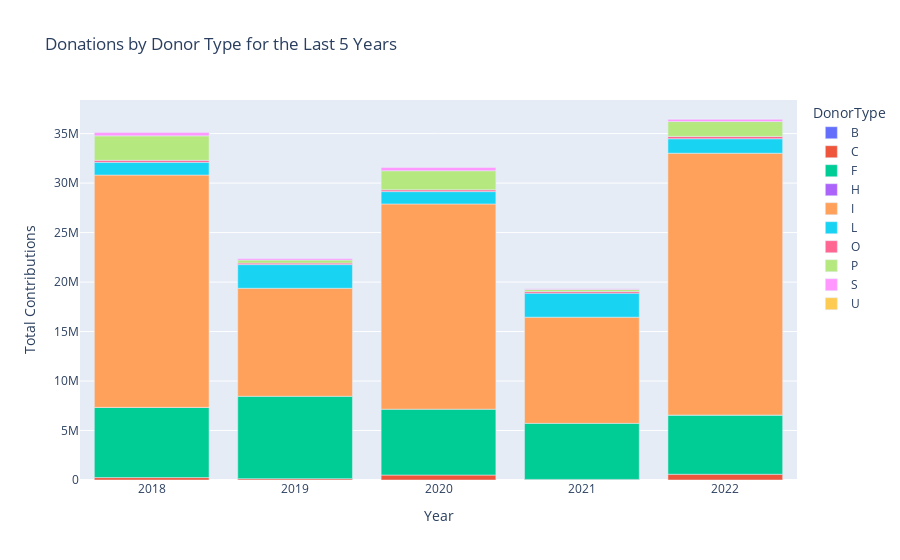

The code cell stored with this chart in its notebook:
### Code cell
filtered_df = contribution_df[(contribution_df['DonationYear'] >= 2018) & (contribution_df['DonationYear'] <= 2022)]
grouped2 = filtered_df.groupby(['DonationYear', 'DonorType'])['TotalAmount'].sum().reset_index()
fig = px.bar(
    grouped2,
    x='DonationYear',
    y='TotalAmount',
    color='DonorType',
    title='Donations by Donor Type for the Last 5 Years',
    labels={"DonationYear": "Year", "TotalAmount": "Total Contributions"},
)

fig.show()

### Figure 1 — Plotly figure (JSON) as saved in the notebook; plotly's stock layout.template omitted (floating-point values rounded to 4 significant figures)
{"data": [{"alignmentgroup": "True", "hovertemplate": "DonorType=B<br>Year=%{x}<br>Total Contributions=%{y}<extra></extra>", "legendgroup": "B", "marker": {"color": "#636efa", "pattern": {"shape": ""}}, "name": "B", "offsetgroup": "B", "orientation": "v", "showlegend": true, "textposition": "auto", "type": "bar", "x": [2018, 2019, 2020, 2021, 2022], "xaxis": "x", "y": [0, 0, 0, 0, 0], "yaxis": "y"}, {"alignmentgroup": "True", "hovertemplate": "DonorType=C<br>Year=%{x}<br>Total Contributions=%{y}<extra></extra>", "legendgroup": "C", "marker": {"color": "#EF553B", "pattern": {"shape": ""}}, "name": "C", "offsetgroup": "C", "orientation": "v", "showlegend": true, "textposition": "auto", "type": "bar", "x": [2018, 2019, 2020, 2021, 2022], "xaxis": "x", "y": [244300.0, 130200.0, 499800.0, 59730.0, 579700.0], "yaxis": "y"}, {"alignmentgroup": "True", "hovertemplate": "DonorType=F<br>Year=%{x}<br>Total Contributions=%{y}<extra></extra>", "legendgroup": "F", "marker": {"color": "#00cc96", "pattern": {"shape": ""}}, "name": "F", "offsetgroup": "F", "orientation": "v", "showlegend": true, "textposition": "auto", "type": "bar", "x": [2018, 2019, 2020, 2021, 2022], "xaxis": "x", "y": [7093000.0, 8325000.0, 6655000.0, 5662000.0, 5982000.0], "yaxis": "y"}, {"alignmentgroup": "True", "hovertemplate": "DonorType=H<br>Year=%{x}<br>Total Contributions=%{y}<extra></extra>", "legendgroup": "H", "marker": {"color": "#ab63fa", "pattern": {"shape": ""}}, "name": "H", "offsetgroup": "H", "orientation": "v", "showlegend": true, "textposition": "auto", "type": "bar", "x": [2018, 2022], "xaxis": "x", "y": [0, 1750], "yaxis": "y"}, {"alignmentgroup": "True", "hovertemplate": "DonorType=I<br>Year=%{x}<br>Total Contributions=%{y}<extra></extra>", "legendgroup": "I", "marker": {"color": "#FFA15A", "pattern": {"shape": ""}}, "name": "I", "offsetgroup": "I", "orientation": "v", "showlegend": true, "textposition": "auto", "type": "bar", "x": [2018, 2019, 2020, 2021, 2022], "xaxis": "x", "y": [23470000.0, 10920000.0, 20740000.0, 10730000.0, 26450000.0], "yaxis": "y"}, {"alignmentgroup": "True", "hovertemplate": "DonorType=L<br>Year=%{x}<br>Total Contributions=%{y}<extra></extra>", "legendgroup": "L", "marker": {"color": "#19d3f3", "pattern": {"shape": ""}}, "name": "L", "offsetgroup": "L", "orientation": "v", "showlegend": true, "textposition": "auto", "type": "bar", "x": [2018, 2019, 2020, 2021, 2022], "xaxis": "x", "y": [1283000.0, 2391000.0, 1249000.0, 2432000.0, 1467000.0], "yaxis": "y"}, {"alignmentgroup": "True", "hovertemplate": "DonorType=O<br>Year=%{x}<br>Total Contributions=%{y}<extra></extra>", "legendgroup": "O", "marker": {"color": "#FF6692", "pattern": {"shape": ""}}, "name": "O", "offsetgroup": "O", "orientation": "v", "showlegend": true, "textposition": "auto", "type": "bar", "x": [2018, 2019, 2020, 2021, 2022], "xaxis": "x", "y": [206600.0, 154900.0, 180200.0, 169400.0, 228700.0], "yaxis": "y"}, {"alignmentgroup": "True", "hovertemplate": "DonorType=P<br>Year=%{x}<br>Total Contributions=%{y}<extra></extra>", "legendgroup": "P", "marker": {"color": "#B6E880", "pattern": {"shape": ""}}, "name": "P", "offsetgroup": "P", "orientation": "v", "showlegend": true, "textposition": "auto", "type": "bar", "x": [2018, 2019, 2020, 2021, 2022], "xaxis": "x", "y": [2473000.0, 306900.0, 1927000.0, 205800.0, 1506000.0], "yaxis": "y"}, {"alignmentgroup": "True", "hovertemplate": "DonorType=S<br>Year=%{x}<br>Total Contributions=%{y}<extra></extra>", "legendgroup": "S", "marker": {"color": "#FF97FF", "pattern": {"shape": ""}}, "name": "S", "offsetgroup": "S", "orientation": "v", "showlegend": true, "textposition": "auto", "type": "bar", "x": [2018, 2019, 2020, 2021, 2022], "xaxis": "x", "y": [331500.0, 192800.0, 325900.0, 70510.0, 256900.0], "yaxis": "y"}, {"alignmentgroup": "True", "hovertemplate": "DonorType=U<br>Year=%{x}<br>Total Contributions=%{y}<extra></extra>", "legendgroup": "U", "marker": {"color": "#FECB52", "pattern": {"shape": ""}}, "name": "U", "offsetgroup": "U", "orientation": "v", "showlegend": true, "textposition": "auto", "type": "bar", "x": [2019, 2022], "xaxis": "x", "y": [0, 837.5], "yaxis": "y"}], "layout": {"barmode": "relative", "legend": {"title": {"text": "DonorType"}, "tracegroupgap": 0}, "title": {"text": "Donations by Donor Type for the Last 5 Years"}, "xaxis": {"anchor": "y", "domain": [0, 1], "title": {"text": "Year"}}, "yaxis": {"anchor": "x", "domain": [0, 1], "title": {"text": "Total Contributions"}}}}
